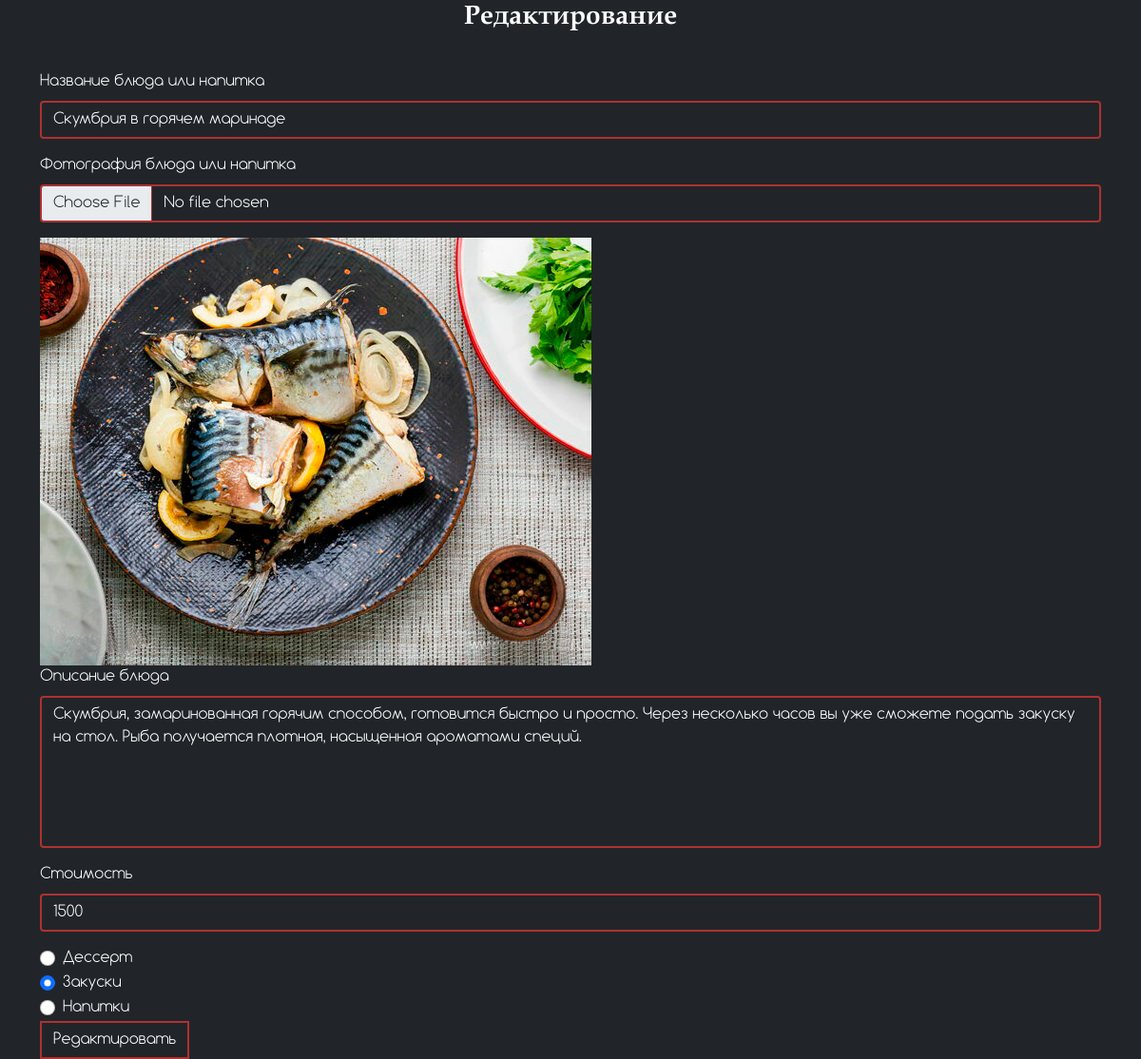
Page /functions/edit_menu.php?id=3 on the committed database.
### tables this page shows
CREATE TABLE `menu` (
  `id` int NOT NULL,
  `name` varchar(50) DEFAULT NULL,
  `img` varchar(500) DEFAULT NULL,
  `discription` varchar(500) DEFAULT NULL,
  `price` int DEFAULT NULL,
  `type` varchar(100) DEFAULT NULL
);

### functions/edit_menu.php (the view, shortened to what this page needs)
<?php
    require './connect.php';
    $id = $_GET['id'];
    $sql = $connect->query("SELECT * FROM `menu` WHERE `id` = '$id'");
    while($row = $sql->fetch(PDO::FETCH_ASSOC)){
        $name = $row['name'];
        $img = '../'.$row['img'];
        $discription = $row['discription'];
        $price = $row['price'];
        $type = $row['type'];
    }
?>
<!DOCTYPE html>
<html lang="ru">
<head>
    <link href="https://cdn.jsdelivr.net/npm/bootstrap@5.0.2/dist/css/bootstrap.min.css" rel="stylesheet">
    <link rel="stylesheet" href="../css/style.css">
    <link rel="stylesheet" href="../css/profile.css">
</head>
<body class="bg-dark">
<div class="container">
<div id="form_menu">
          <h3>Редактирование</h3>
            <form action="/functions/edit_menu_done.php" method="post" enctype="multipart/form-data">
            <div class="mb-3">
                <label for="formGroupExampleInput" class="form-label">Название блюда или напитка</label>
                <input type="text" class="form-control" name="name" id="formGroupExampleInput" pattern="^[А-Яа-яЁё\s]+$" value="<?=$name?>">
            </div>
            <div class="mb-3">
                <label for="formGroupExampleInput2" class="form-label">Фотография блюда или напитка</label>
                <input type="file" class="form-control" name="img" id="formGroupExampleInput2" accept=".png, .jpg, .jpeg">
            </div>
            <img src="<?=$img?>" alt="">
            <div class="mb-3">
                <label for="formGroupExampleInput2" class="form-label">Описание блюда</label>
                <textarea type="text" class="form-control" name="discription" rows="6" id="formGroupExampleInput2"><?=$discription?></textarea>
            </div>
            <div class="mb-3">
                <label for="formGroupExampleInput" class="form-label">Стоимость</label>
                <input type="text" class="form-control" name="price" id="formGroupExampleInput" value="<?=$price?>">
            </div>
            <div class="form-check">
                <input class="form-check-input" type="radio" <?
                    if($type == 'dessert'){
                        echo 'checked';
                    }
                ?> value="dessert" name="type" id="flexCheckDefault">
                <label class="form-check-label" for="flexCheckDefault">
                    Дессерт
                </label>
            </div>
            <div class="form-check">
                <input class="form-check-input" type="radio" <?
                    if($type == 'snacks'){
                        echo 'checked';
                    }
                ?> value="snacks" name="type" id="flexCheckChecked">
                <label class="form-check-label" for="flexCheckChecked">
                    Закуски
                </label>
            </div>
            <div class="form-check">
                <input class="form-check-input" type="radio" <?
                    if($type == 'drinks'){
                        echo 'checked';
                    }
                ?> value="drinks" name="type" id="flexCheckChecked">
                <label class="form-check-label" for="flexCheckChecked">
                    Напитки
                </label>
            </div>
            <button type="submit" class="btn">Редактировать</button>
            </form>
          </div>
      </div>
    </body>
</html>

### css/style.css (style rules this page uses)
* { list-style-type: none; margin: 0; padding: 0; font-family: 'Comfortaa'; }
.btn { background-color: transparent; border: #AF3131 2px solid; border-radius: 0; color: white; }
.form-control { background-color: transparent; color: white; border: #AF3131 2px solid; }
textarea { resize: none; }
form { color: white; }

### css/profile.css (style rules this page uses)
* { list-style-type: none; padding: 0; margin: 0; }
h3 { color: white; font-size: 28px; margin-bottom: 5vh; text-align: center; font-family: 'Book Antiqua Bold'; }

### rows in the picture
menu: name "Скумбрия в горячем маринаде", img (picture), discription "Скумбрия, замаринованная горячим способом, готовится быстро и просто. Через несколько часов вы уже сможете подать закуску на стол. Рыба получается плотная, насыщенная ароматами специй.", price "1500", type "☐ Дессерт", type "☑ Закуски"
